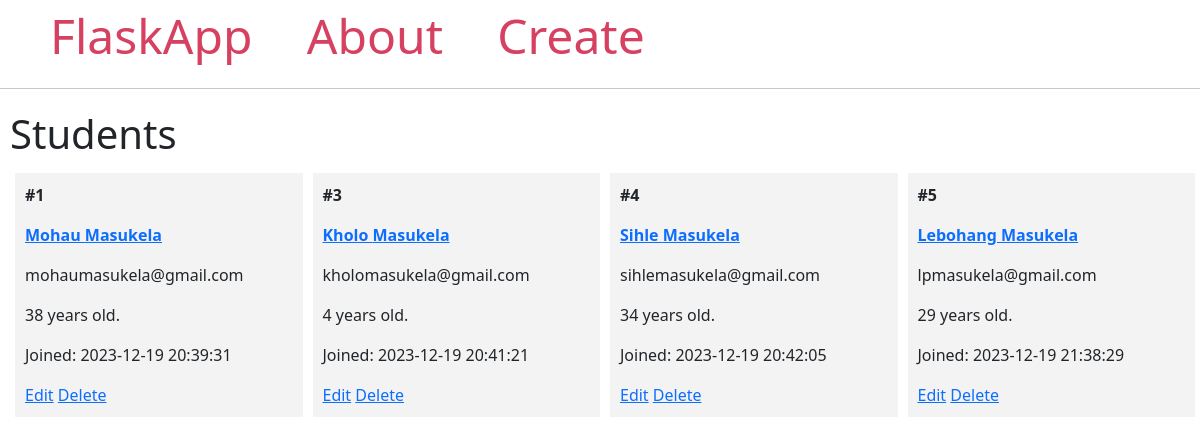
The page / on the database its author committed.
### main.py (models this page shows, shortened)
class Student(db.Model):
    id = db.Column(db.Integer, primary_key=True)
    firstname = db.Column(db.String(100), nullable=False)
    lastname = db.Column(db.String(100), nullable=False)
    email = db.Column(db.String(80), unique=True, nullable=False)
    age = db.Column(db.Integer)
    created = db.Column(DateTime(timezone=True), default=func.now())

### main.py (the view)
@app.route('/')
def index():
    all_students = Student.query.all()
    return render_template('index.html', students=all_students)

### templates/index.html
{% extends 'base.html' %}
{% block content %}
    <h1 class="title">{% block title %} Students {% endblock %}</h1>
    <div class="content">
        {% for student in students %}
            <div class="student">
                <p><b>#{{ student.id }}</b></p>
                <b>
                    <a href="{{url_for('student',student_id=student.id)}}">
                    <p class="name">{{ student.firstname }} {{ student.lastname }}</p>
                </a>
                </b>
                <p>{{ student.email }}</p>
                <p>{{ student.age }} years old.</p>
                <p>Joined: {{ student.created }}</p>
                <a href="{{ url_for('edit', student_id=student.id) }}">Edit</a>
                <a href="{{ url_for('delete', student_id=student.id) }}">Delete</a>
            </div>
        {% endfor %}
    </div>
{% endblock %}

### templates/base.html (shortened to what this page needs)
<!DOCTYPE html>
<html lang="en">
<head>
    {% block styles %}
    {{ bootstrap.load_css() }}
    <link rel="stylesheet" href="{{url_for('static',filename='style.css')}}">
    {% endblock %}
</head>
<body>
    <nav>
        <a href="{{ url_for('index') }}">FlaskApp</a>
        <a href="#">About</a>
        <a href="{{url_for('add_student')}}">Create</a>
    </nav>
    <hr>
    <div class="content">
        {% block content %} {% endblock %}
    </div>
</body>
</html>

### static/style.css (style rules this page uses)
.title { margin: 5px; }
.content { margin: 5px; width: 100%; display: flex; flex-direction: row; flex-wrap: wrap; }
.student { flex: 20%; padding: 10px; margin: 5px; background-color: #f3f3f3; inline-size: 100%; }
nav a { color: #d64161; font-size: 3em; margin-left: 50px; text-decoration: none; }

### rows shown on the page
Student: id "1", firstname "Mohau", lastname "Masukela", email "mohaumasukela@gmail.com", age "38", created "2023-12-19 20:39:31"
Student: id "3", firstname "Kholo", lastname "Masukela", email "kholomasukela@gmail.com", age "4", created "2023-12-19 20:41:21"
Student: id "4", firstname "Sihle", lastname "Masukela", email "sihlemasukela@gmail.com", age "34", created "2023-12-19 20:42:05"
Student: id "5", firstname "Lebohang", lastname "Masukela", email "lpmasukela@gmail.com", age "29", created "2023-12-19 21:38:29"
